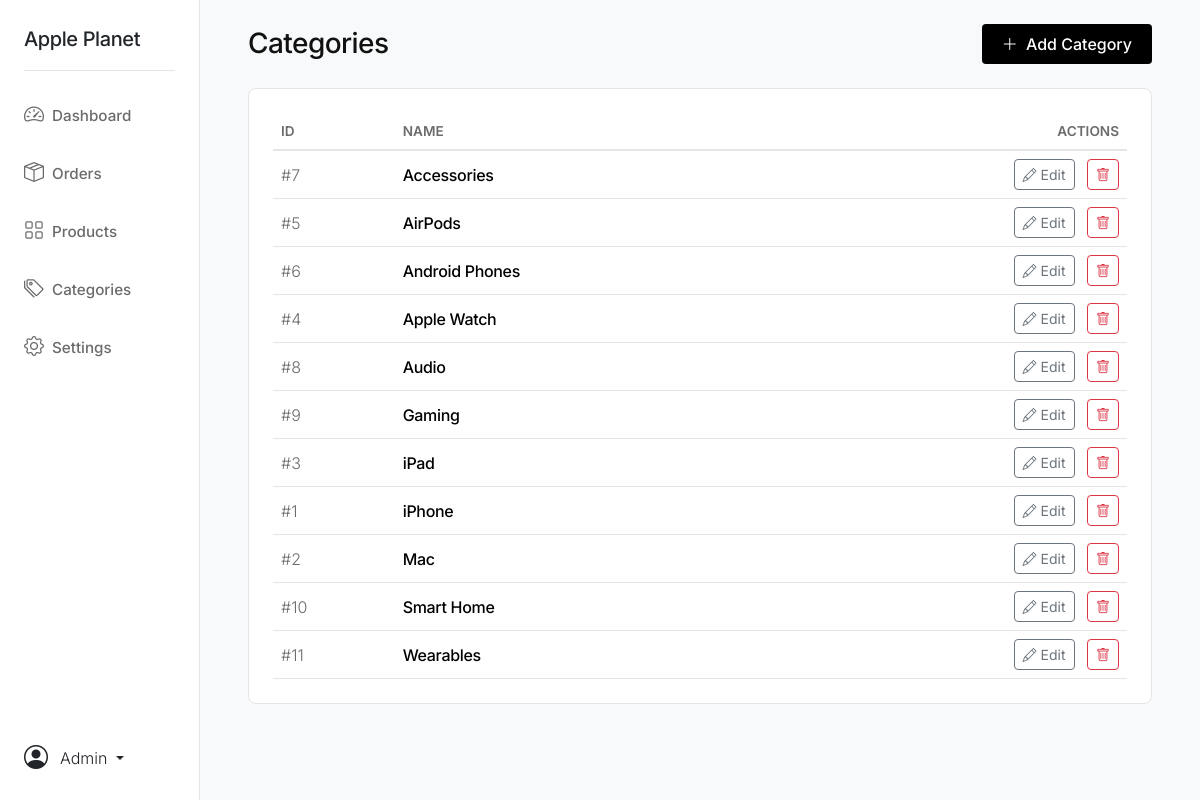
The app's page /admin/categories.php (signed in) with its own data.
### tables this page shows
CREATE TABLE `categories` (
  `id` int(11) NOT NULL,
  `name` varchar(100) NOT NULL
);

### admin/categories.php (the view, shortened to what this page needs)
<?php
require_once __DIR__ . '/admin_header.php';
$categories = $conn->query("SELECT * FROM categories ORDER BY name ASC");
?>
<div class="d-flex justify-content-between align-items-center mb-4">
    <h3 class="fw-bold m-0">Categories</h3>
    <button class="btn btn-primary" data-bs-toggle="modal" data-bs-target="#addCategoryModal">
        <i class="bi bi-plus-lg me-1"></i> Add Category
    </button>
</div>
<div class="admin-card">
    <div class="table-responsive">
        <table class="table table-hover align-middle mb-0">
            <thead>
                <tr>
                    <th>ID</th>
                    <th>Name</th>
                    <th class="text-end">Actions</th>
                </tr>
            </thead>
            <tbody>
                <?php if ($categories->num_rows > 0): while($row = $categories->fetch_assoc()): ?>
                <tr>
                    <td class="text-muted">#<?= $row['id'] ?></td>
                    <td class="fw-bold"><?= htmlspecialchars($row['name']) ?></td>
                    <td class="text-end">
                        <button class="btn btn-sm btn-outline-secondary me-2" onclick="editCategory(<?= $row['id'] ?>, '<?= htmlspecialchars(addslashes($row['name'])) ?>')" data-bs-toggle="modal" data-bs-target="#editCategoryModal">
                            <i class="bi bi-pencil"></i> Edit
                        </button>
                        <form method="POST" class="d-inline" onsubmit="return confirm('Are you sure you want to delete this category? All related products will also be deleted.');">
                            <button type="submit" class="btn btn-sm btn-outline-danger"><i class="bi bi-trash"></i></button>
                        </form>
                    </td>
                </tr>
                <?php endwhile; else: ?>
                <tr><td colspan="3" class="text-center py-4 text-muted">No categories found.</td></tr>
                <?php endif; ?>
            </tbody>
        </table>
    </div>
</div>
<?php require_once __DIR__ . '/admin_footer.php'; ?>

### assets/css/style.css (style rules this page uses)
:root { --background: #ffffff; --secondary-bg: #f7f7f7; --foreground: #111111; --muted: #6b6b6b; --border: #e5e5e5; --primary: #000000; }
body { background-color: var(--background); color: var(--foreground); font-family: 'Inter', -apple-system, BlinkMacSystemFont, "Segoe UI", Roboto, Helvetica, Arial, sans-serif; -webkit-font-smoothing: antialiased; line-height: 1.5; }
.text-muted { color: var(--muted) !important; }
.btn-primary { background-color: var(--primary); color: var(--background); border: none; border-radius: 4px; padding: 0.5rem 1.25rem; font-weight: 500; transition: opacity 0.2s ease; }
.table { color: var(--foreground); border-color: var(--border); }
.table th { font-weight: 600; color: var(--muted); border-bottom: 2px solid var(--border); font-size: 0.85rem; text-transform: uppercase; }
.table td, .table th { vertical-align: middle; }
.admin-card { background-color: var(--background); border: 1px solid var(--border); border-radius: 8px; padding: 1.5rem; }
h1, h2, h3, h4, h5, h6, .fw-bold { font-weight: 500 !important; letter-spacing: -0.02em; }
body { font-weight: 300; }

### admin/admin_header.php (style rules this page uses)
body { background-color: var(--secondary-bg); }

### records on screen
categories: id "7", name "Accessories"
categories: id "5", name "AirPods"
categories: id "6", name "Android Phones"
categories: id "4", name "Apple Watch"
categories: id "8", name "Audio"
categories: id "9", name "Gaming"
categories: id "3", name "iPad"
categories: id "1", name "iPhone"
categories: id "2", name "Mac"
categories: id "10", name "Smart Home"
categories: id "11", name "Wearables"
